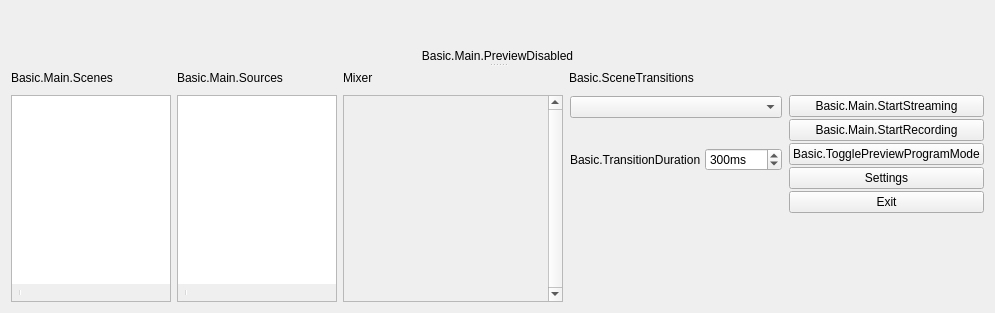
  <widget class="QWidget" name="centralwidget">
   <layout class="QHBoxLayout" name="horizontalLayout">
    <item>
     <widget class="QSplitter" name="mainSplitter">
      <property name="orientation">
       <enum>Qt::Vertical</enum>
      </property>
      <property name="childrenCollapsible">
       <bool>false</bool>
      </property>
      <widget class="QWidget" name="verticalLayoutWidget_7">
       <layout class="QVBoxLayout" name="verticalLayout_14">
        <item>
         <layout class="QHBoxLayout" name="previewLayout">
          <property name="spacing">
           <number>2</number>
          </property>
          <item>
           <layout class="QVBoxLayout" name="previewTextLayout">
            <property name="spacing">
             <number>4</number>
            </property>
            <item>
             <widget class="OBSBasicPreview" name="preview" native="true">
              <property name="sizePolicy">
               <sizepolicy hsizetype="Expanding" vsizetype="Expanding">
                <horstretch>0</horstretch>
                <verstretch>0</verstretch>
               </sizepolicy>
              </property>
              <property name="minimumSize">
               <size>
                <width>32</width>
                <height>32</height>
               </size>
              </property>
              <property name="focusPolicy">
               <enum>Qt::ClickFocus</enum>
              </property>
              <property name="contextMenuPolicy">
               <enum>Qt::CustomContextMenu</enum>
              </property>
             </widget>
            </item>
           </layout>
          </item>
         </layout>
        </item>
        <item>
         <widget class="QLabel" name="previewDisabledLabel">
          <property name="sizePolicy">
           <sizepolicy hsizetype="Expanding" vsizetype="Expanding">
            <horstretch>0</horstretch>
            <verstretch>0</verstretch>
           </sizepolicy>
          </property>
          <property name="contextMenuPolicy">
           <enum>Qt::CustomContextMenu</enum>
          </property>
          <property name="text">
           <string>Basic.Main.PreviewDisabled</string>
          </property>
          <property name="alignment">
           <set>Qt::AlignCenter</set>
          </property>
         </widget>
        </item>
       </layout>
      </widget>
      <widget class="QWidget" name="gridLayoutWidget_2">
       <layout class="QGridLayout" name="gridLayout_2">
        <item row="1" column="4">
         <layout class="QVBoxLayout" name="buttonsVLayout">
          <property name="spacing">
           <number>2</number>
          </property>
          <item>
           <widget class="QPushButton" name="streamButton">
            <property name="enabled">
             <bool>true</bool>
            </property>
            <property name="sizePolicy">
             <sizepolicy hsizetype="Preferred" vsizetype="Fixed">
              <horstretch>0</horstretch>
              <verstretch>0</verstretch>
             </sizepolicy>
            </property>
            <property name="text">
             <string>Basic.Main.StartStreaming</string>
            </property>
            <property name="checkable">
             <bool>false</bool>
            </property>
           </widget>
          </item>
          <item>
           <widget class="QPushButton" name="recordButton">
            <property name="enabled">
             <bool>true</bool>
            </property>
            <property name="sizePolicy">
             <sizepolicy hsizetype="Preferred" vsizetype="Fixed">
              <horstretch>0</horstretch>
              <verstretch>0</verstretch>
             </sizepolicy>
            </property>
            <property name="minimumSize">
             <size>
              <width>130</width>
              <height>0</height>
             </size>
            </property>
            <property name="text">
             <string>Basic.Main.StartRecording</string>
            </property>
           </widget>
          </item>
          <item>
           <widget class="QPushButton" name="modeSwitch">
            <property name="text">
             <string>Basic.TogglePreviewProgramMode</string>
            </property>
            <property name="checkable">
             <bool>true</bool>
            </property>
           </widget>
          </item>
          <item>
           <widget class="QPushButton" name="settingsButton">
            <property name="sizePolicy">
             <sizepolicy hsizetype="Preferred" vsizetype="Fixed">
              <horstretch>0</horstretch>
              <verstretch>0</verstretch>
             </sizepolicy>
            </property>
            <property name="text">
             <string>Settings</string>
            </property>
           </widget>
          </item>
          <item>
           <widget class="QPushButton" name="exitButton">
            <property name="sizePolicy">
             <sizepolicy hsizetype="Preferred" vsizetype="Fixed">
              <horstretch>0</horstretch>
              <verstretch>0</verstretch>
             </sizepolicy>
            </property>
            <property name="text">
             <string>Exit</string>
            </property>
           </widget>
          </item>
          <item>
           <spacer name="expVSpacer_2">
            <property name="orientation">
             <enum>Qt::Vertical</enum>
            </property>
            <property name="sizeHint" stdset="0">
             <size>
              <width>0</width>
              <height>0</height>
             </size>
            </property>
           </spacer>
          </item>
         </layout>
        </item>
        <item row="1" column="2">
         <widget class="VScrollArea" name="scrollArea">
          <property name="minimumSize">
           <size>
            <width>220</width>
            <height>0</height>
           </size>
          </property>
          <property name="frameShape">
           <enum>QFrame::StyledPanel</enum>
          </property>
          <property name="frameShadow">
           <enum>QFrame::Sunken</enum>
          </property>
          <property name="verticalScrollBarPolicy">
           <enum>Qt::ScrollBarAlwaysOn</enum>
          </property>
          <property name="horizontalScrollBarPolicy">
           <enum>Qt::ScrollBarAlwaysOff</enum>
          </property>
          <property name="widgetResizable">
           <bool>true</bool>
          </property>
          <widget class="QWidget" name="volumeWidgets">
           <property name="geometry">
            <rect>
             <x>0</x>
             <y>0</y>
             <width>215</width>
             <height>16</height>
            </rect>
           </property>
           <property name="sizePolicy">
            <sizepolicy hsizetype="Preferred" vsizetype="Maximum">
             <horstretch>0</horstretch>
             <verstretch>0</verstretch>
            </sizepolicy>
           </property>
           <layout class="QVBoxLayout" name="verticalLayout_18">
            <property name="spacing">
             <number>0</number>
            </property>
            <property name="leftMargin">
             <number>0</number>
            </property>
            <property name="topMargin">
             <number>0</number>
            </property>
            <property name="rightMargin">
             <number>0</number>
            </property>
            <property name="bottomMargin">
             <number>0</number>
            </property>
           </layout>
          </widget>
         </widget>
        </item>
        <item row="1" column="0">
         <layout class="QVBoxLayout" name="scenesVLayout">
          <property name="spacing">
           <number>0</number>
          </property>
          <item>
           <widget class="QFrame" name="scenesFrame">
            <property name="sizePolicy">
             <sizepolicy hsizetype="Expanding" vsizetype="Expanding">
              <horstretch>0</horstretch>
              <verstretch>0</verstretch>
             </sizepolicy>
            </property>
            <property name="minimumSize">
             <size>
              <width>160</width>
              <height>0</height>
             </size>
            </property>
            <property name="maximumSize">
             <size>
              <width>260</width>
              <height>16777215</height>
             </size>
            </property>
            <property name="frameShape">
             <enum>QFrame::StyledPanel</enum>
            </property>
            <property name="frameShadow">
             <enum>QFrame::Sunken</enum>
            </property>
            <layout class="QVBoxLayout" name="verticalLayout_11">
             <property name="spacing">
              <number>0</number>
             </property>
             <property name="leftMargin">
              <number>0</number>
             </property>
             <property name="topMargin">
              <number>0</number>
             </property>
             <property name="rightMargin">
              <number>0</number>
             </property>
             <property name="bottomMargin">
              <number>0</number>
             </property>
             <item>
              <widget class="QListWidget" name="scenes">
               <property name="sizePolicy">
                <sizepolicy hsizetype="Preferred" vsizetype="Expanding">
                 <horstretch>0</horstretch>
                 <verstretch>0</verstretch>
                </sizepolicy>
               </property>
               <property name="contextMenuPolicy">
                <enum>Qt::CustomContextMenu</enum>
               </property>
               <property name="frameShape">
                <enum>QFrame::NoFrame</enum>
               </property>
               <property name="frameShadow">
                <enum>QFrame::Plain</enum>
               </property>
               <property name="showDropIndicator" stdset="0">
                <bool>true</bool>
               </property>
               <property name="dragEnabled">
                <bool>true</bool>
               </property>
               <property name="dragDropMode">
                <enum>QAbstractItemView::InternalMove</enum>
               </property>
               <property name="defaultDropAction">
                <enum>Qt::TargetMoveAction</enum>
               </property>
               <addaction name="actionRemoveScene"/>
              </widget>
             </item>
             <item>
              <widget class="QToolBar" name="scenesToolbar">
               <property name="iconSize">
                <size>
                 <width>16</width>
                 <height>16</height>
                </size>
               </property>
               <property name="floatable">
                <bool>false</bool>
               </property>
               <addaction name="actionAddScene"/>
               <addaction name="actionRemoveScene"/>
               <addaction name="separator"/>
               <addaction name="actionSceneUp"/>
               <addaction name="actionSceneDown"/>
              </widget>
             </item>
             <item>
              <spacer name="scenesFixedSizeHSpacer">
               <property name="orientation">
                <enum>Qt::Horizontal</enum>
               </property>
               <property name="sizeType">
                <enum>QSizePolicy::Fixed</enum>
               </property>
               <property name="sizeHint" stdset="0">
                <size>
                 <width>150</width>
                 <height>0</height>
                </size>
               </property>
              </spacer>
             </item>
            </layout>
           </widget>
          </item>
         </layout>
        </item>
        <item row="0" column="1">
         <widget class="QLabel" name="sourcesLabel">
          <property name="text">
           <string>Basic.Main.Sources</string>
          </property>
         </widget>
        </item>
        <item row="0" column="2">
         <layout class="QHBoxLayout" name="mixadvHLayout">
          <property name="spacing">
           <number>2</number>
          </property>
          <item>
           <widget class="QLabel" name="mixerLabel">
            <property name="sizePolicy">
             <sizepolicy hsizetype="Maximum" vsizetype="Preferred">
              <horstretch>0</horstretch>
              <verstretch>0</verstretch>
             </sizepolicy>
            </property>
            <property name="text">
             <string>Mixer</string>
            </property>
           </widget>
          </item>
          <item>
           <widget class="QPushButton" name="advAudioProps">
            <property name="sizePolicy">
             <sizepolicy hsizetype="Maximum" vsizetype="Maximum">
              <horstretch>0</horstretch>
              <verstretch>0</verstretch>
             </sizepolicy>
            </property>
            <property name="maximumSize">
             <size>
              <width>22</width>
              <height>22</height>
             </size>
            </property>
            <property name="accessibleName">
             <string>Basic.AdvAudio</string>
            </property>
            <property name="text">
             <string notr="true"/>
            </property>
            <property name="icon">
             <iconset resource="obs.qrc">
              <normaloff>:/res/images/configuration21_16.png</normaloff>:/res/images/configuration21_16.png</iconset>
            </property>
            <property name="flat">
             <bool>true</bool>
            </property>
            <property name="themeID" stdset="0">
             <string notr="true">configIconSmall</string>
            </property>
           </widget>
          </item>
          <item>
           <spacer name="mixadvHSpacer_4">
            <property name="orientation">
             <enum>Qt::Horizontal</enum>
            </property>
            <property name="sizeHint" stdset="0">
             <size>
              <width>0</width>
              <height>0</height>
             </size>
            </property>
           </spacer>
          </item>
         </layout>
        </item>
        <item row="1" column="1">
         <layout class="QVBoxLayout" name="sourcesVLayout">
          <property name="spacing">
           <number>0</number>
          </property>
          <item>
           <widget class="QFrame" name="sourcesFrame">
            <property name="sizePolicy">
             <sizepolicy hsizetype="Expanding" vsizetype="Expanding">
              <horstretch>0</horstretch>
              <verstretch>0</verstretch>
             </sizepolicy>
            </property>
            <property name="minimumSize">
             <size>
              <width>160</width>
              <height>0</height>
             </size>
            </property>
            <property name="maximumSize">
             <size>
              <width>260</width>
              <height>16777215</height>
             </size>
            </property>
            <property name="frameShape">
             <enum>QFrame::StyledPanel</enum>
            </property>
            <property name="frameShadow">
             <enum>QFrame::Sunken</enum>
            </property>
            <layout class="QVBoxLayout" name="verticalLayout_16">
             <property name="spacing">
              <number>0</number>
             </property>
             <property name="leftMargin">
              <number>0</number>
             </property>
             <property name="topMargin">
              <number>0</number>
             </property>
             <property name="rightMargin">
              <number>0</number>
             </property>
             <property name="bottomMargin">
              <number>0</number>
             </property>
             <item>
              <widget class="SourceListWidget" name="sources">
               <property name="sizePolicy">
                <sizepolicy hsizetype="Preferred" vsizetype="Expanding">
                 <horstretch>0</horstretch>
                 <verstretch>0</verstretch>
                </sizepolicy>
               </property>
               <property name="contextMenuPolicy">
                <enum>Qt::CustomContextMenu</enum>
               </property>
               <property name="frameShape">
                <enum>QFrame::NoFrame</enum>
               </property>
               <property name="showDropIndicator" stdset="0">
                <bool>true</bool>
               </property>
               <property name="dragEnabled">
                <bool>true</bool>
               </property>
               <property name="dragDropMode">
                <enum>QAbstractItemView::InternalMove</enum>
               </property>
               <property name="defaultDropAction">
                <enum>Qt::TargetMoveAction</enum>
               </property>
               <property name="selectionMode">
                <enum>QAbstractItemView::ExtendedSelection</enum>
               </property>
               <addaction name="actionRemoveSource"/>
              </widget>
             </item>
             <item>
              <widget class="QToolBar" name="sourcesToolbar">
               <property name="iconSize">
                <size>
                 <width>16</width>
                 <height>16</height>
                </size>
               </property>
               <property name="floatable">
                <bool>false</bool>
               </property>
               <addaction name="actionAddSource"/>
               <addaction name="actionRemoveSource"/>
               <addaction name="actionSourceProperties"/>
               <addaction name="separator"/>
               <addaction name="actionSourceUp"/>
               <addaction name="actionSourceDown"/>
              </widget>
             </item>
             <item>
              <spacer name="sourcesFixedSizeHSpacer">
               <property name="orientation">
                <enum>Qt::Horizontal</enum>
               </property>
               <property name="sizeType">
                <enum>QSizePolicy::Fixed</enum>
               </property>
               <property name="sizeHint" stdset="0">
                <size>
                 <width>150</width>
                 <height>0</height>
                </size>
               </property>
              </spacer>
             </item>
            </layout>
           </widget>
          </item>
         </layout>
        </item>
        <item row="0" column="0">
         <widget class="QLabel" name="scenesLabel">
          <property name="text">
           <string>Basic.Main.Scenes</string>
          </property>
         </widget>
        </item>
        <item row="0" column="3">
         <widget class="QLabel" name="sceneTransitionsLabel">
          <property name="text">
           <string>Basic.SceneTransitions</string>
          </property>
         </widget>
        </item>
        <item row="1" column="3">
         <widget class="QWidget" name="transitionsContainer" native="true">
          <layout class="QVBoxLayout" name="verticalLayout">
           <property name="spacing">
            <number>4</number>
           </property>
           <property name="leftMargin">
            <number>1</number>
           </property>
           <property name="topMargin">
            <number>1</number>
           </property>
           <property name="rightMargin">
            <number>1</number>
           </property>
           <property name="bottomMargin">
            <number>2</number>
           </property>
           <item>
            <widget class="QComboBox" name="transitions">
             <property name="minimumSize">
              <size>
               <width>120</width>
               <height>0</height>
              </size>
             </property>
             <property name="accessibleName">
              <string>Transition</string>
             </property>
            </widget>
           </item>
           <item>
            <layout class="QHBoxLayout" name="horizontalLayout_4">
             <property name="spacing">
              <number>4</number>
             </property>
             <item>
              <spacer name="horizontalSpacer">
               <property name="orientation">
                <enum>Qt::Horizontal</enum>
               </property>
               <property name="sizeType">
                <enum>QSizePolicy::Preferred</enum>
               </property>
               <property name="sizeHint" stdset="0">
                <size>
                 <width>40</width>
                 <height>20</height>
                </size>
               </property>
              </spacer>
             </item>
             <item>
              <widget class="QPushButton" name="transitionAdd">
               <property name="sizePolicy">
                <sizepolicy hsizetype="Maximum" vsizetype="Maximum">
                 <horstretch>0</horstretch>
                 <verstretch>0</verstretch>
                </sizepolicy>
               </property>
               <property name="maximumSize">
                <size>
                 <width>22</width>
                 <height>22</height>
                </size>
               </property>
               <property name="toolTip">
                <string>Basic.AddTransition</string>
               </property>
               <property name="accessibleName">
                <string>Basic.AddTransition</string>
               </property>
               <property name="text">
                <string notr="true"/>
               </property>
               <property name="icon">
                <iconset resource="obs.qrc">
                 <normaloff>:/res/images/add.png</normaloff>:/res/images/add.png</iconset>
               </property>
               <property name="flat">
                <bool>true</bool>
               </property>
               <property name="themeID" stdset="0">
                <string notr="true">addIconSmall</string>
               </property>
              </widget>
             </item>
             <item>
              <widget class="QPushButton" name="transitionRemove">
               <property name="sizePolicy">
                <sizepolicy hsizetype="Maximum" vsizetype="Maximum">
                 <horstretch>0</horstretch>
                 <verstretch>0</verstretch>
                </sizepolicy>
               </property>
               <property name="maximumSize">
                <size>
                 <width>22</width>
                 <height>22</height>
                </size>
               </property>
               <property name="toolTip">
                <string>Basic.RemoveTransition</string>
               </property>
               <property name="accessibleName">
                <string>Basic.RemoveTransition</string>
               </property>
               <property name="text">
                <string notr="true"/>
               </property>
               <property name="icon">
                <iconset resource="obs.qrc">
                 <normaloff>:/res/images/list_remove.png</normaloff>:/res/images/list_remove.png</iconset>
               </property>
               <property name="flat">
                <bool>true</bool>
               </property>
               <property name="themeID" stdset="0">
                <string notr="true">removeIconSmall</string>
               </property>
              </widget>
             </item>
             <item>
              <widget class="QPushButton" name="transitionProps">
               <property name="sizePolicy">
                <sizepolicy hsizetype="Maximum" vsizetype="Maximum">
                 <horstretch>0</horstretch>
                 <verstretch>0</verstretch>
                </sizepolicy>
               </property>
               <property name="maximumSize">
                <size>
                 <width>22</width>
                 <height>22</height>
                </size>
               </property>
               <property name="toolTip">
                <string>Basic.TransitionProperties</string>
               </property>
               <property name="accessibleName">
                <string>Basic.TransitionProperties</string>
               </property>
               <property name="text">
                <string notr="true"/>
               </property>
               <property name="icon">
                <iconset resource="obs.qrc">
                 <normaloff>:/res/images/configuration21_16.png</normaloff>:/res/images/configuration21_16.png</iconset>
               </property>
               <property name="flat">
                <bool>true</bool>
               </property>
               <property name="themeID" stdset="0">
                <string notr="true">configIconSmall</string>
               </property>
              </widget>
             </item>
            </layout>
           </item>
           <item>
            <layout class="QHBoxLayout" name="horizontalLayout_3">
             <property name="spacing">
              <number>4</number>
             </property>
             <item>
              <widget class="QLabel" name="transitionDurationLabel">
               <property name="sizePolicy">
                <sizepolicy hsizetype="Maximum" vsizetype="Preferred">
                 <horstretch>0</horstretch>
                 <verstretch>0</verstretch>
                </sizepolicy>
               </property>
               <property name="text">
                <string>Basic.TransitionDuration</string>
               </property>
               <property name="buddy">
                <cstring>transitionDuration</cstring>
               </property>
              </widget>
             </item>
             <item>
              <widget class="QSpinBox" name="transitionDuration">
               <property name="accessibleName">
                <string>Basic.TransitionDuration</string>
               </property>
               <property name="suffix">
                <string>ms</string>
               </property>
               <property name="minimum">
                <number>2</number>
               </property>
               <property name="maximum">
                <number>10000</number>
               </property>
               <property name="singleStep">
                <number>50</number>
               </property>
               <property name="value">
                <number>300</number>
               </property>
              </widget>
             </item>
            </layout>
           </item>
           <item>
            <spacer name="verticalSpacer">
             <property name="orientation">
              <enum>Qt::Vertical</enum>
             </property>
             <property name="sizeHint" stdset="0">
              <size>
               <width>20</width>
               <height>40</height>
              </size>
             </property>
            </spacer>
           </item>
          </layout>
         </widget>
        </item>
       </layout>
      </widget>
     </widget>
    </item>
   </layout>
  </widget>
